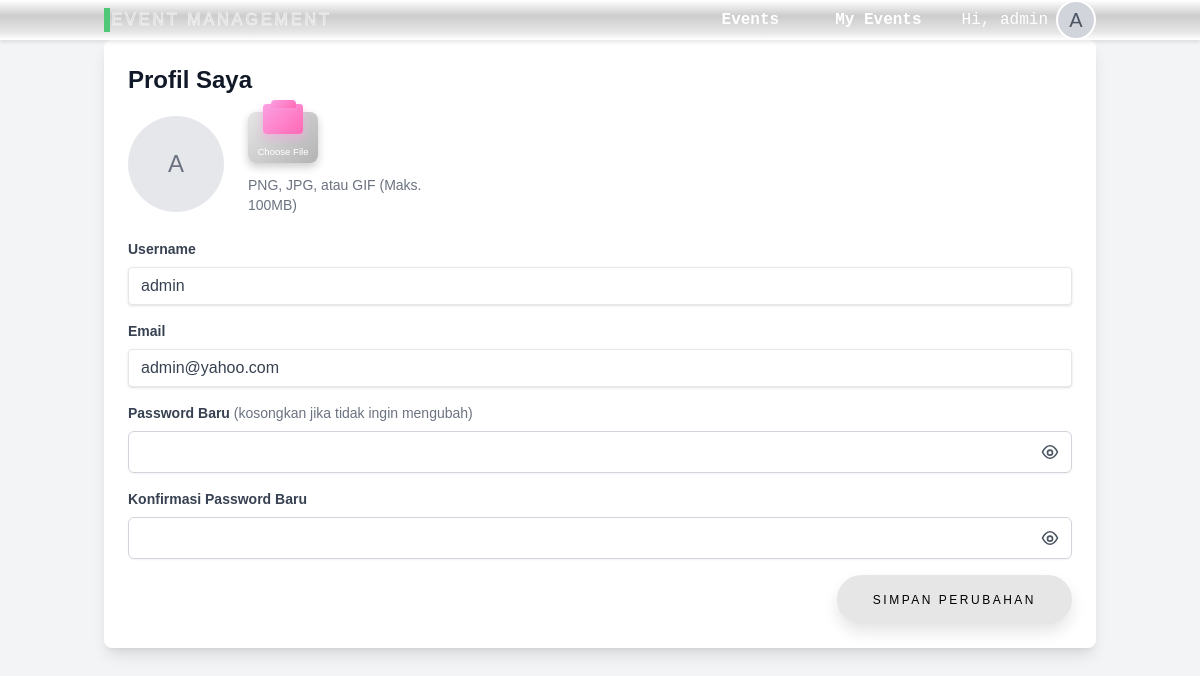
Screenshot of /profile.php (signed in) with the database file from the repository.
### tables this page shows
CREATE TABLE `users` (
  `id` int(11) NOT NULL,
  `username` varchar(50) NOT NULL,
  `email` varchar(100) NOT NULL,
  `password` varchar(255) NOT NULL,
  `profile_image` varchar(255) DEFAULT NULL,
  `role` enum('admin','user') NOT NULL DEFAULT 'user',
  `created_at` timestamp NOT NULL DEFAULT current_timestamp()
);

### profile.php (the view, shortened to what this page needs)
<?php
require_once('includes/config.php');
require_once('includes/user_header.php');
try {
    $stmt = $pdo->prepare("SELECT * FROM users WHERE id = ?");
    $stmt->execute([$_SESSION['user_id']]);
    $user = $stmt->fetch();
} catch (PDOException $e) {
    die("Error: " . $e->getMessage());
}
?>
<!DOCTYPE html>
<html lang="en">
<head>
    <link rel="stylesheet" href="https://cdnjs.cloudflare.com/ajax/libs/cropperjs/1.5.12/cropper.min.css">
</head>
<body>
<div class="container mx-auto my-[-20] px-4">
    <div class="bg-white rounded-lg shadow-lg overflow-hidden mb-6 mt-[-20] p-6">
        <h2 class="text-2xl font-bold text-gray-900 mb-4">Profil Saya</h2>
        <div class="mb-6">
            <div class="flex items-center space-x-6">
                <div class="flex-shrink-0">
                    <?php if (!empty($user['profile_image'])): ?>
                        <img src="uploads/profile/<?= htmlspecialchars($user['profile_image']) ?>"
                             alt="Current profile photo"
                             class="h-24 w-24 object-cover rounded-full border-2 border-gray-200">
                    <?php else: ?>
                        <div class="h-24 w-24 rounded-full bg-gray-200 flex items-center justify-center">
                            <span class="text-2xl text-gray-500">
                                <?= strtoupper(substr($user['username'], 0, 1)) ?>
                            </span>
                        </div>
                    <?php endif; ?>
                </div>
                <div style="width: 200px;">
    <div class="upload-container">
        <label class="custom-file-upload" style="width: 100%; height: 100%; position: absolute; z-index: 3; margin: 0; cursor: pointer;">
        </label>
        <div class="folder">
            <div class="front-side">
                <div class="tip"></div>
                <div class="cover"></div>
            </div>
            <div class="back-side cover"></div>
        </div>
        <div style="margin-top: auto; font-size: 0.6em; color: #ffffff; text-align: center;">
            Choose File
        </div>
    </div>
    <p class="mt-3 text-sm text-gray-500">
        PNG, JPG, atau GIF (Maks. 100MB)
    </p>
</div>
            </div>
        </div>
        <form method="POST" class="space-y-4">
            <div class="mb-4">
                <label class="block text-gray-700 text-sm font-bold mb-2" for="username">
                    Username
                </label>
                <input type="text" id="username" name="username" value="<?= htmlspecialchars($user['username']) ?>"
       class="shadow appearance-none border rounded w-full py-2 px-3 text-gray-700 leading-tight focus:outline-none focus:shadow-outline">
            </div>
            <div class="mb-4">
                <label class="block text-gray-700 text-sm font-bold mb-2" for="email">
                    Email
                </label>
                <input type="email" id="email" name="email" value="<?= htmlspecialchars($user['email']) ?>"
                       class="shadow appearance-none border rounded w-full py-2 px-3 text-gray-700 leading-tight focus:outline-none focus:shadow-outline">
            </div>
            <div class="mb-4">
                <label class="block text-gray-700 text-sm font-bold mb-2" for="new_password">
                    Password Baru <span class="text-gray-500 font-normal">(kosongkan jika tidak ingin mengubah)</span>
                </label>
                <div class="relative">
                    <input type="password" id="new_password" name="new_password" minlength="6"
                        class="mt-1 block w-full px-3 py-2 border border-gray-300 rounded-md shadow-sm focus:outline-none focus:ring-red-500 focus:border-red-500">
                    <button type="button" id="toggleNewPassword" class="absolute inset-y-0 right-0 flex items-center pr-3">
                    </button>
                </div>
            </div>
            <div class="mb-4">
                <label class="block text-gray-700 text-sm font-bold mb-2" for="confirm_password">
                    Konfirmasi Password Baru
                </label>
                <div class="relative">
                    <input type="password" id="confirm_password" name="confirm_password" minlength="6"
                        class="mt-1 block w-full px-3 py-2 border border-gray-300 rounded-md shadow-sm focus:outline-none focus:ring-red-500 focus:border-red-500">
                    <button type="button" id="toggleConfirmPassword" class="absolute inset-y-0 right-0 flex items-center pr-3">
                    </button>
                </div>
            </div>
            <div class="flex justify-end">
                <button type="submit" name="update_profile" class="save-btn">
                    Simpan Perubahan
                </button>
            </div>
        </form>
    </div>
</div>
</body>
</html>

### includes/user_header.php (style rules this page uses)
body { font-family: 'Arial', sans-serif; background-color: #e8e8e8; }

### profile.php (style rules this page uses)
.upload-container { --transition: 350ms; --folder-W: 40px; --folder-H: 30px; display: flex; flex-direction: column; align-items: center; justify-content: flex-end; padding: 4px; background: linear-gradient(135deg, #e6e6e6, #b3b3b3); border-radius: 8px; box-shadow: 0 4px 8px rgba(0, 0, 0, 0.2); height: calc(var(--folder-H) * 1.7); position: relative; width: 70px; margin-bottom: 4px; }
.folder { position: absolute; top: -8px; left: calc(50% - 20px); animation: float 2.5s infinite ease-in-out; transition: transform var(--transition) ease; width: var(--folder-W); height: var(--folder-H); }
.folder .front-side, .folder .back-side { position: absolute; transition: transform var(--transition); transform-origin: bottom center; width: 100%; height: 100%; }
.folder .back-side::before, .folder .back-side::after { content: ""; display: block; background-color: white; opacity: 0.5; width: 100%; height: 100%; position: absolute; transform-origin: bottom center; border-radius: 4px; transition: transform 350ms; }
.folder .front-side { z-index: 1; }
.folder .tip { background: linear-gradient(135deg, #FBA0E3, #FF69B4); width: 25px; height: 8px; border-radius: 4px 4px 0 0; box-shadow: 0 2px 4px rgba(251, 160, 227, 0.3); position: absolute; top: -4px; left: calc(50% - 12.5px); z-index: 2; }
.folder .cover { background: linear-gradient(135deg, #FBA0E3, #FF69B4); width: 100%; height: 100%; box-shadow: 0 4px 8px rgba(251, 160, 227, 0.3); border-radius: 4px; }
.custom-file-upload { position: absolute; top: 0; left: 0; width: 100%; height: 100%; cursor: pointer; z-index: 3; }
.save-btn { padding: 1.3em 3em; font-size: 12px; text-transform: uppercase; letter-spacing: 2.5px; font-weight: 500; color: #000; background-color: #E6E6E6; border: none; border-radius: 45px; box-shadow: 0px 8px 15px rgba(0, 0, 0, 0.1); transition: all 0.3s ease 0s; cursor: pointer; outline: none; }

### rows the page displays
users: username "A", username "admin", email "admin@yahoo.com"

### other values shown
$user['username'] "admin"
substr($user['username'], 0, 1) "A"
